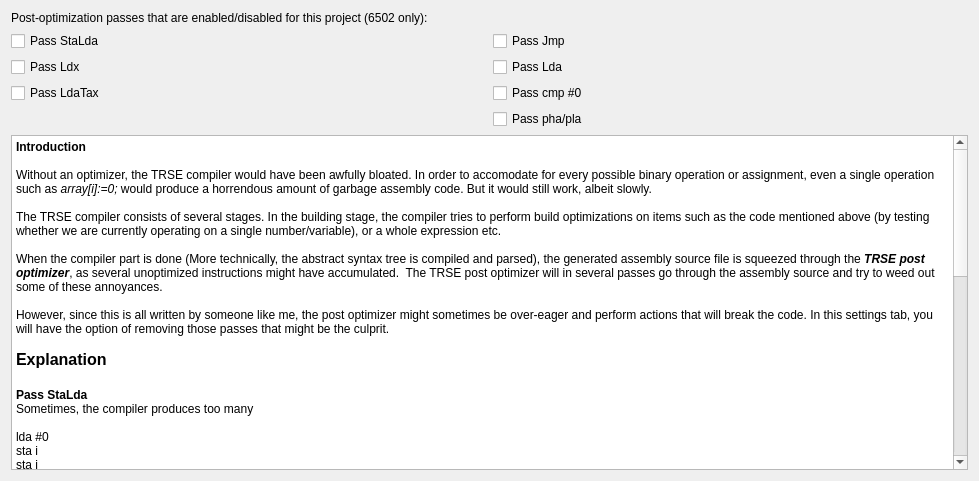
           <widget class="QWidget" name="scrollAreaWidgetContents_8">
            <property name="geometry">
             <rect>
              <x>0</x>
              <y>0</y>
              <width>979</width>
              <height>481</height>
             </rect>
            </property>
            <layout class="QGridLayout" name="gridLayout_31">
             <item row="0" column="0">
              <widget class="QLabel" name="label_3">
               <property name="text">
                <string>Post-optimization passes that are enabled/disabled for this project (6502 only):</string>
               </property>
              </widget>
             </item>
             <item row="1" column="0">
              <layout class="QGridLayout" name="gridLayout_2">
               <item row="2" column="0">
                <widget class="QCheckBox" name="chkPassLdaTax">
                 <property name="text">
                  <string>Pass LdaTax</string>
                 </property>
                </widget>
               </item>
               <item row="0" column="1">
                <widget class="QCheckBox" name="chkPassJmp">
                 <property name="text">
                  <string>Pass Jmp</string>
                 </property>
                </widget>
               </item>
               <item row="0" column="0">
                <widget class="QCheckBox" name="chkPassStaLda">
                 <property name="text">
                  <string>Pass StaLda</string>
                 </property>
                </widget>
               </item>
               <item row="1" column="0">
                <widget class="QCheckBox" name="chkPassLdx">
                 <property name="text">
                  <string>Pass Ldx</string>
                 </property>
                </widget>
               </item>
               <item row="1" column="1">
                <widget class="QCheckBox" name="chkPassLda">
                 <property name="text">
                  <string>Pass Lda</string>
                 </property>
                </widget>
               </item>
               <item row="2" column="1">
                <widget class="QCheckBox" name="chkPassCmp0">
                 <property name="text">
                  <string>Pass cmp #0</string>
                 </property>
                </widget>
               </item>
               <item row="3" column="1">
                <widget class="QCheckBox" name="chkPassPhaPla">
                 <property name="text">
                  <string>Pass pha/pla</string>
                 </property>
                </widget>
               </item>
              </layout>
             </item>
             <item row="2" column="0">
              <widget class="QTextBrowser" name="textBrowser_2">
               <property name="html">
                <string>&lt;!DOCTYPE HTML PUBLIC &quot;-//W3C//DTD HTML 4.0//EN&quot; &quot;http://www.w3.org/TR/REC-html40/strict.dtd&quot;&gt;
&lt;html&gt;&lt;head&gt;&lt;meta name=&quot;qrichtext&quot; content=&quot;1&quot; /&gt;&lt;meta charset=&quot;utf-8&quot; /&gt;&lt;style type=&quot;text/css&quot;&gt;
p, li { white-space: pre-wrap; }
hr { height: 1px; border-width: 0; }
li.unchecked::marker { content: &quot;\2610&quot;; }
li.checked::marker { content: &quot;\2612&quot;; }
&lt;/style&gt;&lt;/head&gt;&lt;body style=&quot; font-family:'Ubuntu Sans'; font-size:10pt; font-weight:400; font-style:normal;&quot;&gt;
&lt;p style=&quot; margin-top:0px; margin-bottom:0px; margin-left:0px; margin-right:0px; -qt-block-indent:0; text-indent:0px;&quot;&gt;&lt;span style=&quot; font-family:'Noto Sans'; font-size:9pt; font-weight:600;&quot;&gt;Introduction&lt;/span&gt;&lt;/p&gt;
&lt;p style=&quot;-qt-paragraph-type:empty; margin-top:0px; margin-bottom:0px; margin-left:0px; margin-right:0px; -qt-block-indent:0; text-indent:0px; font-family:'Noto Sans'; font-size:9pt; font-weight:600;&quot;&gt;&lt;br /&gt;&lt;/p&gt;
&lt;p style=&quot; margin-top:0px; margin-bottom:0px; margin-left:0px; margin-right:0px; -qt-block-indent:0; text-indent:0px;&quot;&gt;&lt;span style=&quot; font-family:'Noto Sans'; font-size:9pt;&quot;&gt;Without an optimizer, the TRSE compiler would have been awfully bloated. In order to accomodate for every possible binary operation or assignment, even a single operation such as &lt;/span&gt;&lt;span style=&quot; font-family:'Noto Sans'; font-size:9pt; font-style:italic;&quot;&gt;array[i]:=0;&lt;/span&gt;&lt;span style=&quot; font-family:'Noto Sans'; font-size:9pt;&quot;&gt; would produce a horrendous amount of garbage assembly code. But it would still work, albeit slowly. &lt;/span&gt;&lt;/p&gt;
&lt;p style=&quot;-qt-paragraph-type:empty; margin-top:0px; margin-bottom:0px; margin-left:0px; margin-right:0px; -qt-block-indent:0; text-indent:0px; font-family:'Noto Sans'; font-size:9pt;&quot;&gt;&lt;br /&gt;&lt;/p&gt;
&lt;p style=&quot; margin-top:0px; margin-bottom:0px; margin-left:0px; margin-right:0px; -qt-block-indent:0; text-indent:0px;&quot;&gt;&lt;span style=&quot; font-family:'Noto Sans'; font-size:9pt;&quot;&gt;The TRSE compiler consists of several stages. In the building stage, the compiler tries to perform build optimizations on items such as the code mentioned above (by testing whether we are currently operating on a single number/variable), or a whole expression etc. &lt;/span&gt;&lt;/p&gt;
&lt;p style=&quot;-qt-paragraph-type:empty; margin-top:0px; margin-bottom:0px; margin-left:0px; margin-right:0px; -qt-block-indent:0; text-indent:0px; font-family:'Noto Sans'; font-size:9pt;&quot;&gt;&lt;br /&gt;&lt;/p&gt;
&lt;p style=&quot; margin-top:0px; margin-bottom:0px; margin-left:0px; margin-right:0px; -qt-block-indent:0; text-indent:0px;&quot;&gt;&lt;span style=&quot; font-family:'Noto Sans'; font-size:9pt;&quot;&gt;When the compiler part is done (More technically, the abstract syntax tree is compiled and parsed), the generated assembly source file is squeezed through the &lt;/span&gt;&lt;span style=&quot; font-family:'Noto Sans'; font-size:9pt; font-weight:600; font-style:italic;&quot;&gt;TRSE post optimizer&lt;/span&gt;&lt;span style=&quot; font-family:'Noto Sans'; font-size:9pt;&quot;&gt;, as several unoptimized instructions might have accumulated.  The TRSE post optimizer will in several passes go through the assembly source and try to weed out some of these annoyances. &lt;/span&gt;&lt;/p&gt;
&lt;p style=&quot;-qt-paragraph-type:empty; margin-top:0px; margin-bottom:0px; margin-left:0px; margin-right:0px; -qt-block-indent:0; text-indent:0px; font-family:'Noto Sans'; font-size:9pt;&quot;&gt;&lt;br /&gt;&lt;/p&gt;
&lt;p style=&quot; margin-top:0px; margin-bottom:0px; margin-left:0px; margin-right:0px; -qt-block-indent:0; text-indent:0px;&quot;&gt;&lt;span style=&quot; font-family:'Noto Sans'; font-size:9pt;&quot;&gt;However, since this is all written by someone like me, the post optimizer might sometimes be over-eager and perform actions that will break the code. In this settings tab, you will have the option of removing those passes that might be the culprit.&lt;/span&gt;&lt;/p&gt;
&lt;p style=&quot;-qt-paragraph-type:empty; margin-top:0px; margin-bottom:0px; margin-left:0px; margin-right:0px; -qt-block-indent:0; text-indent:0px; font-family:'Noto Sans'; font-size:9pt;&quot;&gt;&lt;br /&gt;&lt;/p&gt;
&lt;p style=&quot; margin-top:0px; margin-bottom:0px; margin-left:0px; margin-right:0px; -qt-block-indent:0; text-indent:0px;&quot;&gt;&lt;span style=&quot; font-family:'Noto Sans'; font-size:12pt; font-weight:600;&quot;&gt;Explanation&lt;/span&gt;&lt;/p&gt;
&lt;p style=&quot;-qt-paragraph-type:empty; margin-top:0px; margin-bottom:0px; margin-left:0px; margin-right:0px; -qt-block-indent:0; text-indent:0px; font-family:'Noto Sans'; font-size:12pt;&quot;&gt;&lt;br /&gt;&lt;/p&gt;
&lt;p style=&quot; margin-top:0px; margin-bottom:0px; margin-left:0px; margin-right:0px; -qt-block-indent:0; text-indent:0px;&quot;&gt;&lt;span style=&quot; font-family:'Noto Sans'; font-size:9pt; font-weight:600;&quot;&gt;Pass StaLda&lt;/span&gt;&lt;/p&gt;
&lt;p style=&quot; margin-top:0px; margin-bottom:0px; margin-left:0px; margin-right:0px; -qt-block-indent:0; text-indent:0px;&quot;&gt;&lt;span style=&quot; font-family:'Noto Sans'; font-size:9pt;&quot;&gt;Sometimes, the compiler produces too many &lt;/span&gt;&lt;/p&gt;
&lt;p style=&quot;-qt-paragraph-type:empty; margin-top:0px; margin-bottom:0px; margin-left:0px; margin-right:0px; -qt-block-indent:0; text-indent:0px; font-family:'Noto Sans'; font-size:9pt;&quot;&gt;&lt;br /&gt;&lt;/p&gt;
&lt;p style=&quot; margin-top:0px; margin-bottom:0px; margin-left:0px; margin-right:0px; -qt-block-indent:0; text-indent:0px;&quot;&gt;&lt;span style=&quot; font-family:'Noto Sans'; font-size:9pt;&quot;&gt;lda #0&lt;/span&gt;&lt;/p&gt;
&lt;p style=&quot; margin-top:0px; margin-bottom:0px; margin-left:0px; margin-right:0px; -qt-block-indent:0; text-indent:0px;&quot;&gt;&lt;span style=&quot; font-family:'Noto Sans'; font-size:9pt;&quot;&gt;sta i&lt;/span&gt;&lt;/p&gt;
&lt;p style=&quot; margin-top:0px; margin-bottom:0px; margin-left:0px; margin-right:0px; -qt-block-indent:0; text-indent:0px;&quot;&gt;&lt;span style=&quot; font-family:'Noto Sans'; font-size:9pt;&quot;&gt;sta i&lt;/span&gt;&lt;/p&gt;
&lt;p style=&quot;-qt-paragraph-type:empty; margin-top:0px; margin-bottom:0px; margin-left:0px; margin-right:0px; -qt-block-indent:0; text-indent:0px; font-family:'Noto Sans'; font-size:9pt;&quot;&gt;&lt;br /&gt;&lt;/p&gt;
&lt;p style=&quot; margin-top:0px; margin-bottom:0px; margin-left:0px; margin-right:0px; -qt-block-indent:0; text-indent:0px;&quot;&gt;&lt;span style=&quot; font-family:'Noto Sans'; font-size:9pt;&quot;&gt;this pass removes the excess &amp;quot;sta&amp;quot;.&lt;/span&gt;&lt;/p&gt;
&lt;p style=&quot;-qt-paragraph-type:empty; margin-top:0px; margin-bottom:0px; margin-left:0px; margin-right:0px; -qt-block-indent:0; text-indent:0px; font-family:'Noto Sans'; font-size:9pt;&quot;&gt;&lt;br /&gt;&lt;/p&gt;
&lt;p style=&quot; margin-top:0px; margin-bottom:0px; margin-left:0px; margin-right:0px; -qt-block-indent:0; text-indent:0px;&quot;&gt;&lt;span style=&quot; font-family:'Noto Sans'; font-size:9pt; font-weight:600;&quot;&gt;Pass Ldx / Lda&lt;/span&gt;&lt;/p&gt;
&lt;p style=&quot;-qt-paragraph-type:empty; margin-top:0px; margin-bottom:0px; margin-left:0px; margin-right:0px; -qt-block-indent:0; text-indent:0px; font-family:'Noto Sans'; font-size:9pt; font-weight:600;&quot;&gt;&lt;br /&gt;&lt;/p&gt;
&lt;p style=&quot; margin-top:0px; margin-bottom:0px; margin-left:0px; margin-right:0px; -qt-block-indent:0; text-indent:0px;&quot;&gt;&lt;span style=&quot; font-family:'Noto Sans'; font-size:9pt;&quot;&gt;lda #0&lt;/span&gt;&lt;/p&gt;
&lt;p style=&quot; margin-top:0px; margin-bottom:0px; margin-left:0px; margin-right:0px; -qt-block-indent:0; text-indent:0px;&quot;&gt;&lt;span style=&quot; font-family:'Noto Sans'; font-size:9pt;&quot;&gt;sta $D020&lt;/span&gt;&lt;/p&gt;
&lt;p style=&quot; margin-top:0px; margin-bottom:0px; margin-left:0px; margin-right:0px; -qt-block-indent:0; text-indent:0px;&quot;&gt;&lt;span style=&quot; font-family:'Noto Sans'; font-size:9pt;&quot;&gt;lda #0&lt;/span&gt;&lt;/p&gt;
&lt;p style=&quot; margin-top:0px; margin-bottom:0px; margin-left:0px; margin-right:0px; -qt-block-indent:0; text-indent:0px;&quot;&gt;&lt;span style=&quot; font-family:'Noto Sans'; font-size:9pt;&quot;&gt;sta $D021&lt;/span&gt;&lt;/p&gt;
&lt;p style=&quot;-qt-paragraph-type:empty; margin-top:0px; margin-bottom:0px; margin-left:0px; margin-right:0px; -qt-block-indent:0; text-indent:0px; font-family:'Noto Sans'; font-size:9pt;&quot;&gt;&lt;br /&gt;&lt;/p&gt;
&lt;p style=&quot; margin-top:0px; margin-bottom:0px; margin-left:0px; margin-right:0px; -qt-block-indent:0; text-indent:0px;&quot;&gt;&lt;span style=&quot; font-family:'Noto Sans'; font-size:9pt;&quot;&gt;Tries to remove the excess &amp;quot;lda #0&amp;quot; on line 3 (also on ldy &amp;amp; ldx)&lt;/span&gt;&lt;/p&gt;
&lt;p style=&quot;-qt-paragraph-type:empty; margin-top:0px; margin-bottom:0px; margin-left:0px; margin-right:0px; -qt-block-indent:0; text-indent:0px; font-family:'Noto Sans'; font-size:9pt;&quot;&gt;&lt;br /&gt;&lt;/p&gt;
&lt;p style=&quot; margin-top:0px; margin-bottom:0px; margin-left:0px; margin-right:0px; -qt-block-indent:0; text-indent:0px;&quot;&gt;&lt;span style=&quot; font-family:'Noto Sans'; font-size:9pt; font-weight:600;&quot;&gt;Pass LdaTax&lt;/span&gt;&lt;/p&gt;
&lt;p style=&quot; margin-top:0px; margin-bottom:0px; margin-left:0px; margin-right:0px; -qt-block-indent:0; text-indent:0px;&quot;&gt;&lt;span style=&quot; font-family:'Noto Sans'; font-size:9pt;&quot;&gt;Due to the nature of the compiler, array indices are used with the x register. However, since we wish to support expressions such as &lt;/span&gt;&lt;/p&gt;
&lt;p style=&quot; margin-top:0px; margin-bottom:0px; margin-left:0px; margin-right:0px; -qt-block-indent:0; text-indent:0px;&quot;&gt;&lt;span style=&quot; font-family:'Noto Sans'; font-size:9pt;&quot;&gt; &lt;/span&gt;&lt;/p&gt;
&lt;p style=&quot; margin-top:0px; margin-bottom:0px; margin-left:0px; margin-right:0px; -qt-block-indent:0; text-indent:0px;&quot;&gt;&lt;span style=&quot; font-family:'Noto Sans'; font-size:9pt;&quot;&gt; array[i+j*8]&lt;/span&gt;&lt;/p&gt;
&lt;p style=&quot;-qt-paragraph-type:empty; margin-top:0px; margin-bottom:0px; margin-left:0px; margin-right:0px; -qt-block-indent:0; text-indent:0px; font-family:'Noto Sans'; font-size:9pt;&quot;&gt;&lt;br /&gt;&lt;/p&gt;
&lt;p style=&quot; margin-top:0px; margin-bottom:0px; margin-left:0px; margin-right:0px; -qt-block-indent:0; text-indent:0px;&quot;&gt;&lt;span style=&quot; font-family:'Noto Sans'; font-size:9pt;&quot;&gt;we need to *build* the expression within the bracket. The result is stored in &lt;/span&gt;&lt;span style=&quot; font-family:'Noto Sans'; font-size:9pt; font-weight:600;&quot;&gt;a, &lt;/span&gt;&lt;span style=&quot; font-family:'Noto Sans'; font-size:9pt;&quot;&gt;and then a tax is perfored.&lt;/span&gt;&lt;/p&gt;
&lt;p style=&quot;-qt-paragraph-type:empty; margin-top:0px; margin-bottom:0px; margin-left:0px; margin-right:0px; -qt-block-indent:0; text-indent:0px; font-family:'Noto Sans'; font-size:9pt;&quot;&gt;&lt;br /&gt;&lt;/p&gt;
&lt;p style=&quot; margin-top:0px; margin-bottom:0px; margin-left:0px; margin-right:0px; -qt-block-indent:0; text-indent:0px;&quot;&gt;&lt;span style=&quot; font-family:'Noto Sans'; font-size:9pt;&quot;&gt;However, on several occasions, array[i] is suffucient, and we end up with&lt;/span&gt;&lt;/p&gt;
&lt;p style=&quot;-qt-paragraph-type:empty; margin-top:0px; margin-bottom:0px; margin-left:0px; margin-right:0px; -qt-block-indent:0; text-indent:0px; font-family:'Noto Sans'; font-size:9pt;&quot;&gt;&lt;br /&gt;&lt;/p&gt;
&lt;p style=&quot; margin-top:0px; margin-bottom:0px; margin-left:0px; margin-right:0px; -qt-block-indent:0; text-indent:0px;&quot;&gt;&lt;span style=&quot; font-family:'Noto Sans'; font-size:9pt;&quot;&gt;lda i&lt;/span&gt;&lt;/p&gt;
&lt;p style=&quot; margin-top:0px; margin-bottom:0px; margin-left:0px; margin-right:0px; -qt-block-indent:0; text-indent:0px;&quot;&gt;&lt;span style=&quot; font-family:'Noto Sans'; font-size:9pt;&quot;&gt;tax &lt;/span&gt;&lt;/p&gt;
&lt;p style=&quot; margin-top:0px; margin-bottom:0px; margin-left:0px; margin-right:0px; -qt-block-indent:0; text-indent:0px;&quot;&gt;&lt;span style=&quot; font-family:'Noto Sans'; font-size:9pt;&quot;&gt;...&lt;/span&gt;&lt;/p&gt;
&lt;p style=&quot; margin-top:0px; margin-bottom:0px; margin-left:0px; margin-right:0px; -qt-block-indent:0; text-indent:0px;&quot;&gt;&lt;span style=&quot; font-family:'Noto Sans'; font-size:9pt;&quot;&gt;This pass merges these two instructions into a single &amp;quot;ldx i&amp;quot;&lt;/span&gt;&lt;/p&gt;
&lt;p style=&quot;-qt-paragraph-type:empty; margin-top:0px; margin-bottom:0px; margin-left:0px; margin-right:0px; -qt-block-indent:0; text-indent:0px; font-family:'Noto Sans'; font-size:9pt;&quot;&gt;&lt;br /&gt;&lt;/p&gt;
&lt;p style=&quot; margin-top:0px; margin-bottom:0px; margin-left:0px; margin-right:0px; -qt-block-indent:0; text-indent:0px;&quot;&gt;&lt;span style=&quot; font-family:'Noto Sans'; font-size:9pt; font-weight:600;&quot;&gt;Pass jmp&lt;/span&gt;&lt;/p&gt;
&lt;p style=&quot; margin-top:0px; margin-bottom:0px; margin-left:0px; margin-right:0px; -qt-block-indent:0; text-indent:0px;&quot;&gt;&lt;span style=&quot; font-family:'Noto Sans'; font-size:9pt;&quot;&gt;With all these conditionals yanking about, the compiler is destined to produce filth like&lt;/span&gt;&lt;/p&gt;
&lt;p style=&quot;-qt-paragraph-type:empty; margin-top:0px; margin-bottom:0px; margin-left:0px; margin-right:0px; -qt-block-indent:0; text-indent:0px; font-family:'Noto Sans'; font-size:9pt;&quot;&gt;&lt;br /&gt;&lt;/p&gt;
&lt;p style=&quot; margin-top:0px; margin-bottom:0px; margin-left:0px; margin-right:0px; -qt-block-indent:0; text-indent:0px;&quot;&gt;&lt;span style=&quot; font-family:'Noto Sans'; font-size:9pt;&quot;&gt;jmp label&lt;/span&gt;&lt;/p&gt;
&lt;p style=&quot; margin-top:0px; margin-bottom:0px; margin-left:0px; margin-right:0px; -qt-block-indent:0; text-indent:0px;&quot;&gt;&lt;span style=&quot; font-family:'Noto Sans'; font-size:9pt;&quot;&gt;label:&lt;/span&gt;&lt;/p&gt;
&lt;p style=&quot;-qt-paragraph-type:empty; margin-top:0px; margin-bottom:0px; margin-left:0px; margin-right:0px; -qt-block-indent:0; text-indent:0px; font-family:'Noto Sans'; font-size:9pt;&quot;&gt;&lt;br /&gt;&lt;/p&gt;
&lt;p style=&quot; margin-top:0px; margin-bottom:0px; margin-left:0px; margin-right:0px; -qt-block-indent:0; text-indent:0px;&quot;&gt;&lt;span style=&quot; font-family:'Noto Sans'; font-size:9pt;&quot;&gt;this pass just removes those jumps.&lt;/span&gt;&lt;/p&gt;&lt;/body&gt;&lt;/html&gt;</string>
               </property>
              </widget>
             </item>
            </layout>
           </widget>
